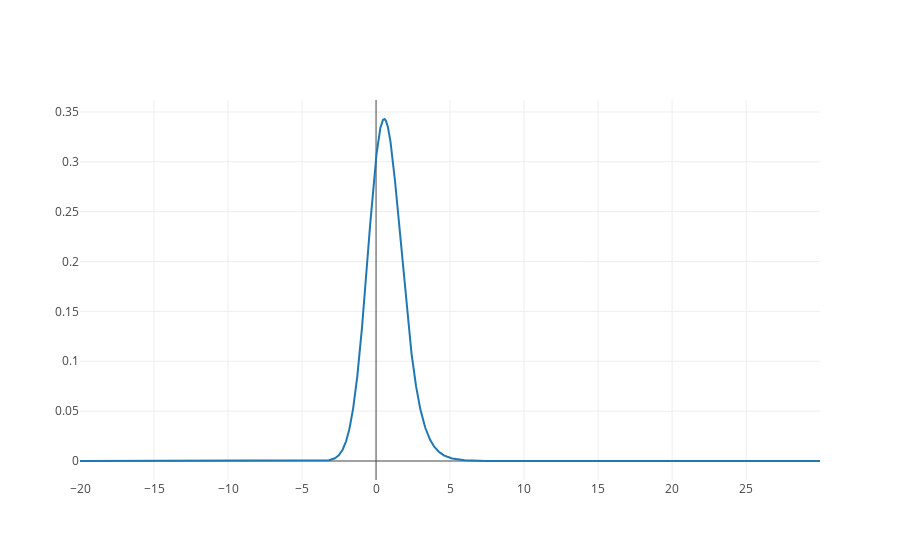

Write notebook code for a chart like this one.
### Code cell
a = ExponentiallyModifiedGaussian(loc = 0., 
                                  scale = torch.tensor(1.).sqrt(), 
                                  expamplitude=0.7)

inp = torch.arange(-20., 30., 0.01)
plot(a.log_prob(inp).exp().clamp(0.,1.).view(-1,1), inp.view(-1))

print(a.cdf(1.))

### Figure 1 — Plotly figure (JSON) as saved in the notebook; plotly's stock layout.template omitted (floating-point values rounded to 4 significant figures; data arrays with more than 128 entries replaced by an {"elided": "..."} marker saying what was removed)
{"data": [{"type": "scatter", "x": {"elided": "5000 float values"}, "y": {"elided": "5000 float values"}}], "layout": {}}
